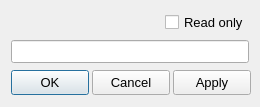
<?xml version="1.0" encoding="UTF-8"?>
<ui version="4.0">
 <class>DialogMACHUUID</class>
 <widget class="QDialog" name="DialogMACHUUID">
  <property name="windowModality">
   <enum>Qt::ApplicationModal</enum>
  </property>
  <property name="geometry">
   <rect>
    <x>0</x>
    <y>0</y>
    <width>260</width>
    <height>107</height>
   </rect>
  </property>
  <property name="minimumSize">
   <size>
    <width>260</width>
    <height>107</height>
   </size>
  </property>
  <property name="maximumSize">
   <size>
    <width>260</width>
    <height>107</height>
   </size>
  </property>
  <property name="font">
   <font>
    <pointsize>10</pointsize>
    <weight>50</weight>
    <bold>false</bold>
   </font>
  </property>
  <property name="windowTitle">
   <string>UUID</string>
  </property>
  <layout class="QVBoxLayout" name="verticalLayout">
   <item>
    <layout class="QHBoxLayout" name="horizontalLayout_3">
     <item>
      <spacer name="horizontalSpacer_2">
       <property name="orientation">
        <enum>Qt::Horizontal</enum>
       </property>
       <property name="sizeHint" stdset="0">
        <size>
         <width>40</width>
         <height>20</height>
        </size>
       </property>
      </spacer>
     </item>
     <item>
      <widget class="QCheckBox" name="checkBoxReadOnly">
       <property name="text">
        <string>Read only</string>
       </property>
       <property name="checked">
        <bool>false</bool>
       </property>
      </widget>
     </item>
    </layout>
   </item>
   <item>
    <layout class="QHBoxLayout" name="horizontalLayout_2">
     <item>
      <widget class="QLineEditX" name="lineEditUUID">
       <property name="alignment">
        <set>Qt::AlignCenter</set>
       </property>
       <property name="readOnly">
        <bool>true</bool>
       </property>
      </widget>
     </item>
    </layout>
   </item>
   <item>
    <layout class="QHBoxLayout" name="horizontalLayout">
     <item>
      <spacer name="horizontalSpacer_9">
       <property name="orientation">
        <enum>Qt::Horizontal</enum>
       </property>
       <property name="sizeHint" stdset="0">
        <size>
         <width>50</width>
         <height>20</height>
        </size>
       </property>
      </spacer>
     </item>
     <item>
      <widget class="QPushButtonX" name="pushButtonOK">
       <property name="minimumSize">
        <size>
         <width>78</width>
         <height>25</height>
        </size>
       </property>
       <property name="maximumSize">
        <size>
         <width>78</width>
         <height>25</height>
        </size>
       </property>
       <property name="text">
        <string>OK</string>
       </property>
      </widget>
     </item>
     <item>
      <widget class="QPushButtonX" name="pushButtonCancel">
       <property name="minimumSize">
        <size>
         <width>78</width>
         <height>25</height>
        </size>
       </property>
       <property name="maximumSize">
        <size>
         <width>78</width>
         <height>25</height>
        </size>
       </property>
       <property name="text">
        <string>Cancel</string>
       </property>
      </widget>
     </item>
     <item>
      <widget class="QPushButtonX" name="pushButtonApply">
       <property name="minimumSize">
        <size>
         <width>78</width>
         <height>25</height>
        </size>
       </property>
       <property name="maximumSize">
        <size>
         <width>78</width>
         <height>25</height>
        </size>
       </property>
       <property name="text">
        <string>Apply</string>
       </property>
      </widget>
     </item>
    </layout>
   </item>
  </layout>
 </widget>
 <customwidgets>
  <customwidget>
   <class>QPushButtonX</class>
   <extends>QPushButton</extends>
   <header>qpushbuttonx.h</header>
  </customwidget>
  <customwidget>
   <class>QLineEditX</class>
   <extends>QLineEdit</extends>
   <header>qlineeditx.h</header>
  </customwidget>
 </customwidgets>
 <resources/>
 <connections/>
</ui>
